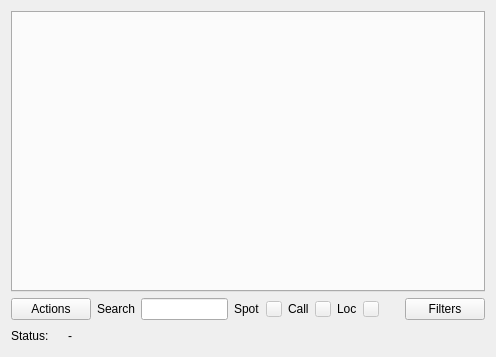
<?xml version="1.0" encoding="UTF-8"?>
<ui version="4.0">
 <class>ClusterClientFrame</class>
 <widget class="QFrame" name="ClusterClientFrame">
  <property name="geometry">
   <rect>
    <x>0</x>
    <y>0</y>
    <width>496</width>
    <height>357</height>
   </rect>
  </property>
  <property name="windowTitle">
   <string>Frame</string>
  </property>
  <layout class="QVBoxLayout" name="verticalLayout">
   <item>
    <widget class="QLogTabWidget" name="dxSpotTab">
     <property name="currentIndex">
      <number>-1</number>
     </property>
    </widget>
   </item>
   <item>
    <layout class="QHBoxLayout" name="horizontalLayout">
     <item>
      <widget class="QPushButton" name="actionsButton">
       <property name="text">
        <string>Actions</string>
       </property>
      </widget>
     </item>
     <item>
      <layout class="QHBoxLayout" name="horizontalLayout_2">
       <item>
        <widget class="QLabel" name="label">
         <property name="text">
          <string>Search</string>
         </property>
        </widget>
       </item>
       <item>
        <widget class="QLineEdit" name="searchLineEdit">
         <property name="clearButtonEnabled">
          <bool>true</bool>
         </property>
        </widget>
       </item>
      </layout>
     </item>
     <item>
      <layout class="QHBoxLayout" name="horizontalLayout_3">
       <item>
        <widget class="QLabel" name="label_4">
         <property name="text">
          <string>Spot</string>
         </property>
        </widget>
       </item>
       <item>
        <widget class="QPushButton" name="spotIndicator">
         <property name="enabled">
          <bool>false</bool>
         </property>
         <property name="maximumSize">
          <size>
           <width>16</width>
           <height>16</height>
          </size>
         </property>
         <property name="text">
          <string/>
         </property>
        </widget>
       </item>
       <item>
        <widget class="QLabel" name="label_2">
         <property name="text">
          <string>Call</string>
         </property>
        </widget>
       </item>
       <item>
        <widget class="QPushButton" name="callsignIndicator">
         <property name="enabled">
          <bool>false</bool>
         </property>
         <property name="maximumSize">
          <size>
           <width>16</width>
           <height>16</height>
          </size>
         </property>
         <property name="text">
          <string/>
         </property>
        </widget>
       </item>
       <item>
        <widget class="QLabel" name="label_3">
         <property name="text">
          <string>Loc</string>
         </property>
        </widget>
       </item>
       <item>
        <widget class="QPushButton" name="locatorIndicator">
         <property name="enabled">
          <bool>false</bool>
         </property>
         <property name="maximumSize">
          <size>
           <width>16</width>
           <height>16</height>
          </size>
         </property>
         <property name="text">
          <string/>
         </property>
        </widget>
       </item>
      </layout>
     </item>
     <item>
      <spacer name="horizontalSpacer">
       <property name="orientation">
        <enum>Qt::Horizontal</enum>
       </property>
       <property name="sizeHint" stdset="0">
        <size>
         <width>40</width>
         <height>20</height>
        </size>
       </property>
      </spacer>
     </item>
     <item>
      <widget class="QPushButton" name="filtersBut">
       <property name="text">
        <string>Filters</string>
       </property>
      </widget>
     </item>
    </layout>
   </item>
   <item>
    <layout class="QHBoxLayout" name="horizontalLayout_4">
     <item>
      <widget class="QLabel" name="label_5">
       <property name="text">
        <string>Status:</string>
       </property>
      </widget>
     </item>
     <item>
      <widget class="QLabel" name="statusText">
       <property name="text">
        <string/>
       </property>
      </widget>
     </item>
     <item>
      <widget class="QLabel" name="label_6">
       <property name="text">
        <string>-</string>
       </property>
      </widget>
     </item>
     <item>
      <widget class="QLabel" name="pausedText">
       <property name="text">
        <string/>
       </property>
      </widget>
     </item>
     <item>
      <spacer name="horizontalSpacer_2">
       <property name="orientation">
        <enum>Qt::Horizontal</enum>
       </property>
       <property name="sizeHint" stdset="0">
        <size>
         <width>40</width>
         <height>20</height>
        </size>
       </property>
      </spacer>
     </item>
    </layout>
   </item>
  </layout>
 </widget>
 <customwidgets>
  <customwidget>
   <class>QLogTabWidget</class>
   <extends>QTabWidget</extends>
   <header>qlogtabwidget.h</header>
   <container>1</container>
  </customwidget>
 </customwidgets>
 <resources/>
 <connections/>
</ui>
